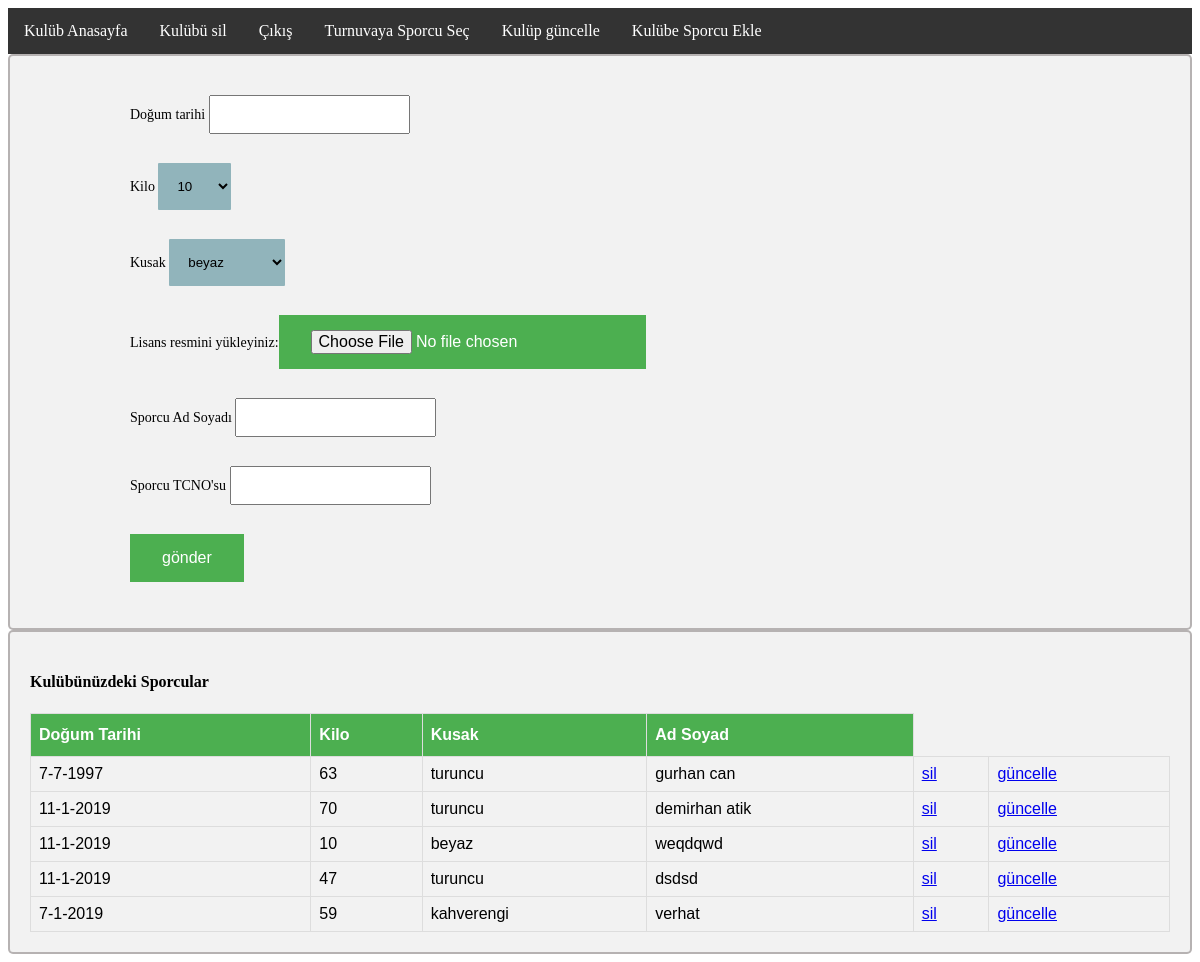
/kulup/sporcu/sporcuEkle.php (signed in), run on the app's committed database.
### tables this page shows
CREATE TABLE `sporcu` (
  `TCNo` decimal(11,0) NOT NULL,
  `lisansResim` varchar(50) DEFAULT NULL,
  `sporcuAdSoyad` varchar(60) DEFAULT NULL,
  `kilo` int(11) DEFAULT NULL,
  `dTarih` date DEFAULT NULL,
  `kulupId` int(11) DEFAULT NULL,
  `kusakId` int(11) DEFAULT NULL
);

CREATE TABLE `kusak` (
  `kusakId` int(11) NOT NULL,
  `kusakAd` varchar(50) DEFAULT NULL
);

### kulup/sporcu/sporcuEkle.php (the view, shortened to what this page needs)
<?php
include '../../bag.php';
include '../include.php';
if(isset($_SESSION['id'])){
	$id=$_SESSION['id'];
function tarih_al($date)
 {
	 $var=date_parse($date);
	 return $var["day"]."-".$var["month"]."-".$var["year"];
 }
?>
<head>
 <link rel="stylesheet" href="https://code.jquery.com/ui/1.12.1/themes/base/jquery-ui.css">
 </head>
<div><form action="sporcuEkle.php" method="post" enctype="multipart/form-data">
<p>Doğum tarihi <input type="text" class="datepicker" name="dTarih"</p>
<p>Kilo <select name="kilo" id="kilo">
<?php
for($i=10;$i<120;$i++)
{
echo "<option value=".$i.">".$i."</option>";
}
?>
</select></p>
<p>Kusak <select name="kusak" id="kusak">
<?php
$sql="select *from kusak";
$result=$conn->query($sql);
if ($result->num_rows > 0) {
 while($row = $result->fetch_assoc()) {
echo "<option value=".$row["kusakId"].">".$row["kusakAd"]."</option>";
}
}
?>
</select></p>
<p>Lisans resmini yükleyiniz:<input type="file"  name="resimler[]" /></p>
<p>Sporcu Ad Soyadı <input type="text" name="adSoyad"></p>
<p>Sporcu TCNO'su <input type="text" name="TCNo"></p>
<p><input type="submit" value="gönder"></p>
</form></div><div>
<h4>Kulübünüzdeki Sporcular</h4>
<table>
<tr><th>Doğum Tarihi</th><th>Kilo</th><th>Kusak</th><th>Ad Soyad</th></tr>
<?php
$sql="select sporcu.TCNo,sporcu.dTarih,sporcu.kilo,kusak.kusakAd,sporcu.sporcuAdSoyad from sporcu,kusak where sporcu.kusakId=kusak.kusakId and sporcu.kulupId=".$id."";
$result=$conn->query($sql);
if ($result->num_rows > 0) {
	while($row = $result->fetch_assoc()) {
echo '<tr><td>'.tarih_al($row["dTarih"]).'</td><td>'.$row["kilo"].'</td><td>'.$row["kusakAd"].'</td><td>'.$row["sporcuAdSoyad"].'</td><td><a href=sporcuSil.php?id='.$row["TCNo"].'>sil</a></td><td><a href=sporcuDuzenle.php?id='.$row["TCNo"].'>güncelle</a></td></tr>';
	}
}
echo "</table></div>";
}
?>

### style.css (style rules this page uses)
div { background-color: #e6ffff; border: 2px solid #2d1f1f4d; }
p { font-size: 14px; border-radius: 1px; padding-top: 5px; padding-right: 10px; padding-bottom: 10px; padding-left: 100px; }
table { font-family: "Trebuchet MS", Arial, Helvetica, sans-serif; border-collapse: collapse; width: 100%; }
table td, th { border: 1px solid #ddd; padding: 8px; }
table tr:nth-child(even) { background-color: #f2f2f2; }
table th { padding-top: 12px; padding-bottom: 12px; text-align: left; background-color: #4CAF50; color: white; }
input[type=text],[type=password] { padding: 10; margin: 0 0; display: table-cell; box-sizing: border-box; }
select { padding: 15px 15px; width: inherit; border: none; border-radius: 1px; background-color: #91b4bb; }
input[type=button], input[type=submit], input[type=reset], input[type=file] { background-color: #4CAF50; border: #0c1b1b; color: white; padding: 15px 32px; text-align: center; text-decoration: none; font-size: 16px; }
div { border-radius: 5px; background-color: #f2f2f2; padding: 20px; }

### data on the page
sporcu: dTarih "7-7-1997", kilo "63", kusakId.kusakAd "turuncu", sporcuAdSoyad "gurhan can"
sporcu: dTarih "11-1-2019", kilo "70", kusakId.kusakAd "turuncu", sporcuAdSoyad "demirhan atik"
sporcu: dTarih "11-1-2019", kilo "10", kusakId.kusakAd "beyaz", sporcuAdSoyad "weqdqwd"
sporcu: dTarih "11-1-2019", kilo "47", kusakId.kusakAd "turuncu", sporcuAdSoyad "dsdsd"
sporcu: dTarih "7-1-2019", kilo "59", kusakId.kusakAd "kahverengi", sporcuAdSoyad "verhat"

### other printed values
form field kilo "10"
form field kusak "beyaz"
